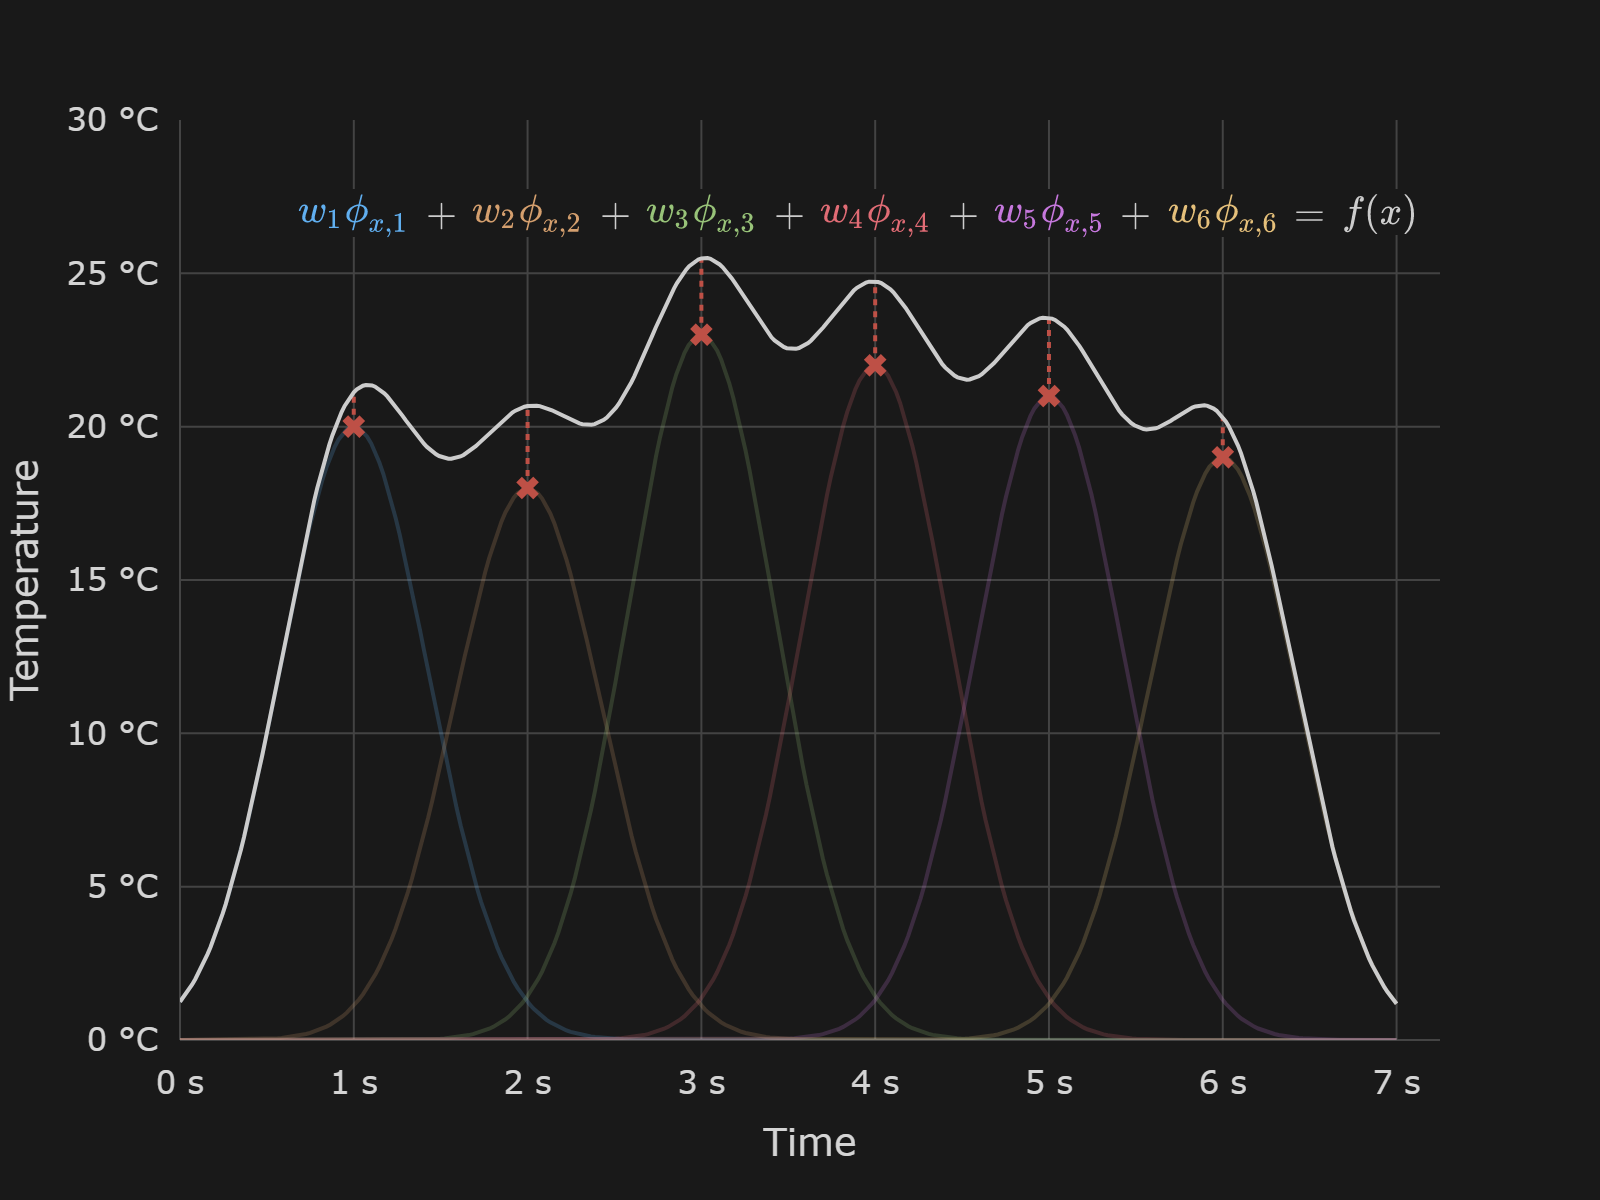

The script that drew this image:
import numpy as np
import plotly.express as px
import pandas as pd
import plotly.io as pio
import plotly.graph_objects as go

custom_colors = {"Blue": "#61AFEF", "Orange": "#D49F6E", "Green": "#98C379", "Rose": "#E06C75",
                 "Purple": "#C678DD", "Gold": "#E5C07B", "Cyan": "#36AABA", 0: "#61AFEF", 1: "#D49F6E",
                 2: "#98C379", 3: "#E06C75", 4: "#C678DD", 5: "#E5C07B", 6: "#36AABA", "LightCyan": "#56B6C2",
                 "AltOrange": "#D19A66", "Red": "#BE5046", "RoyaBlue": "#528BFF", "Gray": "#ABB2BF",
                 "LightGray": "#CCCCCC", "LightBlack": "#282C34", "Black": "#1D2025"}

custom = go.layout.Template()

custom.layout.plot_bgcolor = '#191919'
custom.layout.paper_bgcolor = '#191919'
custom.layout.font.color = '#d4d4d4'

custom.layout.title.font.size = 20
custom.layout.title.font.family = 'Segoe UI'
custom.layout.title.x = 0.5

custom.layout.xaxis.gridcolor = '#434343'
custom.layout.yaxis.gridcolor = '#434343'

custom.layout.margin.pad = 10
custom.layout.margin.l = 90
custom.layout.margin.t = 60
custom.layout.xaxis.title.standoff = 25
custom.layout.yaxis.title.standoff = 25

custom.layout.width = 800
custom.layout.height = 600


def gaussian(x, x_j, r):
    return np.e ** (-abs(x - x_j) ** 2 / (2 * r) ** 2)


def multiquadric(x, x_j, r):
    return np.sqrt((r ** 2) + (abs(x - x_j) ** 2))


def inverse_multiquadric(x, x_j, r):
    return 1 / multiquadric(x, x_j, r)


def thin_plate_spline(x, x_j, r):
    return (abs(x - x_j) ** 2) * np.log(abs(x - x_j))


sigma = 0.3  # Parámetro de suavizado

time = np.array([1, 2, 3, 4, 5, 6])
temperatura = np.array([20, 18, 23, 22, 21, 19])

df = pd.DataFrame({"t": time, "T": temperatura})

#fig = px.line(df, x="x", y=["gaussian", "multiquadric", "inverse_multiquadric", "thin_plate_spline"], color_discrete_sequence=[custom_colors["Blue"], custom_colors["Orange"], custom_colors["Green"], custom_colors["Purple"]])

fig = go.Figure()

fig.add_trace(
    go.Scatter(x=np.linspace(0, 7, 300), y=temperatura[0] * gaussian(np.linspace(0, 7, 300), 1, sigma), mode="lines",
               line=dict(color=custom_colors["Blue"]), showlegend=False))  # Fig 0 - Line plot

fig.add_trace(
    go.Scatter(x=np.linspace(0, 7, 300), y=temperatura[1] * gaussian(np.linspace(0, 7, 300), 2, sigma), mode="lines",
               line=dict(color=custom_colors["Orange"]), showlegend=False))  # Fig 1 - Line plot

fig.add_trace(
    go.Scatter(x=np.linspace(0, 7, 300), y=temperatura[2] * gaussian(np.linspace(0, 7, 300), 3, sigma), mode="lines",
               line=dict(color=custom_colors["Green"]), showlegend=False))  # Fig 2 - Line plot

fig.add_trace(
    go.Scatter(x=np.linspace(0, 7, 300), y=temperatura[3] * gaussian(np.linspace(0, 7, 300), 4, sigma), mode="lines",
               line=dict(color=custom_colors["Rose"]), showlegend=False))  # Fig 3 - Line plot

fig.add_trace(
    go.Scatter(x=np.linspace(0, 7, 300), y=temperatura[4] * gaussian(np.linspace(0, 7, 300), 5, sigma), mode="lines",
               line=dict(color=custom_colors["Purple"]), showlegend=False))  # Fig 4 - Line plot

fig.add_trace(
    go.Scatter(x=np.linspace(0, 7, 300), y=temperatura[5] * gaussian(np.linspace(0, 7, 300), 6, sigma), mode="lines",
               line=dict(color=custom_colors["Gold"]), showlegend=False))  # Fig 5 - Line plot

fig.update_traces(opacity=0.2)


def interpolate(x, r):
    y = 0
    for (pos, t) in zip(time, temperatura):
        y += t * gaussian(x, pos, r)

    if x in time:
        fig.add_trace(go.Scatter(x=[x, x], y=[temperatura[int(x) - 1], y], mode="lines", line=dict(color=custom_colors["Red"], dash='dot'), showlegend=False))  # Fig 6 - Line plot
        fig.add_annotation(x=x, y=27, showarrow=False, ax=0, ay=0, text=f"$\large{{w_{int(x)} \phi_{{x,{int(x)}}}}}$",
                           font=dict(color=custom_colors[int(x) - 1]), bgcolor='#191919')

        if x != 6:
            fig.add_annotation(x=x+0.5, y=27, showarrow=False, ax=0, ay=0, text="$\large{+}$", font=dict(color=custom_colors["LightGray"]), bgcolor='#191919')
        else:
            fig.add_annotation(x=x+0.5, y=27, showarrow=False, ax=0, ay=0, text="$\large{=}$", font=dict(color=custom_colors["LightGray"]), bgcolor='#191919')
            fig.add_annotation(x=x+0.9, y=27, showarrow=False, ax=0, ay=0, text="$\large{f(x)}$", font=dict(color=custom_colors["LightGray"]), bgcolor='#191919')


    return y


fig.update_traces(textposition='top center')

time_interpol = np.linspace(0, 7, 400)

temperatura_interpol = [interpolate(x, sigma) for x in time_interpol]

fig.add_trace(
    go.Scatter(x=time_interpol, y=temperatura_interpol, mode="lines", line=dict(color=custom_colors["LightGray"]),
               showlegend=False))  # Fig 7 - Line plot

fig.add_trace(
    go.Scatter(x=time, y=temperatura, mode="markers", marker=dict(color=custom_colors["Red"], size=10, symbol="x"),
               showlegend=False))  # Fig 7 - Line plot

fig.update_layout(template=custom, yaxis_range=[0, 30], xaxis_range=[0, 7.25])
fig.update_layout(font=dict(size=16), title=dict(font=dict(size=28)), xaxis_title="Time", yaxis_title="Temperature",
                  xaxis_ticksuffix=" s", yaxis_ticksuffix=" °C")

#fig.data = (fig.data[1], fig.data[2], fig.data[3], fig.data[4], fig.data[5], fig.data[6], fig.data[0])
fig.write_image("interpolation-5.png", scale=2)
